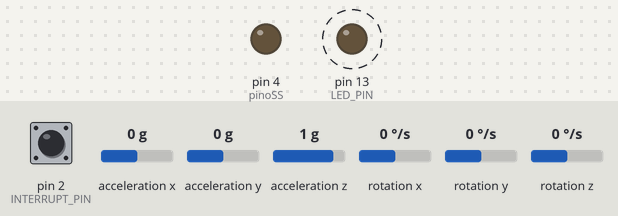
A sketch run on a simulated Arduino Uno, built with avr-gcc and run on an emulated ATmega328P. Shown: output pins drawn as LEDs (lit = HIGH). Dashed ring = blinking. The inputs (shaded band) are chosen by the test bench; at power-on: pin 2 (INTERRUPT_PIN) LOW, acceleration x 0 g, acceleration y 0 g, acceleration z 1 g, rotation x 0 °/s, rotation y 0 °/s, rotation z 0 °/s. Storage starts empty; the sensor or clock chip raises its interrupt line as the real part does; what the sketch prints to the serial monitor is not drawn.

Above: at 0.66 s.
Timing chart, 0 to 3.5 s (numbered marks = the images above):
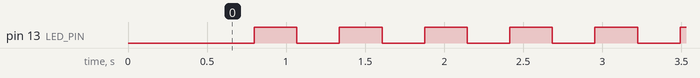

Measured:
- by itself, pin 13 (LED_PIN): alternates HIGH for 0.27 s and LOW for 0.27 s

The sketch:

MPU6050_DMP6_Projeto.ino
```cpp
/*
 *  • 10/01/2021 - Adicionada calibrarão automática e gerador de deslocamento;
    • 02/02/2021 - Sequência de recuperação FIFO alterada para evitar o uso de código de bloqueio (Elimina tempo de envio de dados);
    • 22/02/2021 - Eliminado um loop infinito potencial;
    • 15/03/2021 - adicionada nota sobre o Arduino 1.8.13 + erro de compatibilidade do Arduino Nano
*/

// I2Cdev and MPU6050 must be installed as libraries, or else the .cpp/.h files
// for both classes must be in the include path of your project
#include "I2Cdev.h"
#include "MPU6050_6Axis_MotionApps20.h"
//#include "MPU6050.h" // not necessary if using MotionApps include file

// Arduino Wire library is required if I2Cdev I2CDEV_ARDUINO_WIRE implementation
// is used in I2Cdev.h
#if I2CDEV_IMPLEMENTATION == I2CDEV_ARDUINO_WIRE
    #include "Wire.h"
#endif
#include <SD.h>
#include <SPI.h>

File myFile;

int pinoSS = 4; // Pin 53 para Mega / Pin 10 para UNO
// class default I2C address is 0x68
// specific I2C addresses may be passed as a parameter here
// AD0 low = 0x68 (default for SparkFun breakout and InvenSense evaluation board)
// AD0 high = 0x69
MPU6050 mpu;
//MPU6050 mpu(0x69); // <-- use for AD0 high

// uncomment "OUTPUT_READABLE_QUATERNION" if you want to see the actual
// quaternion components in a [w, x, y, z] format (not best for parsing
// on a remote host such as Processing or something though)
#define OUTPUT_READABLE_QUATERNION


#define INTERRUPT_PIN 2  // use pin 2 on Arduino Uno & most boards
#define LED_PIN 13 // (Arduino is 13, Teensy is 11, Teensy++ is 6)
bool blinkState = false;

// MPU control/status vars
bool dmpReady = false;  // set true if DMP init was successful
uint8_t mpuIntStatus;   // holds actual interrupt status byte from MPU
uint8_t devStatus;      // return status after each device operation (0 = success, !0 = error)
uint16_t packetSize;    // expected DMP packet size (default is 42 bytes)
uint16_t fifoCount;     // count of all bytes currently in FIFO
uint8_t fifoBuffer[64]; // FIFO storage buffer

// orientation/motion vars
Quaternion q;           // [w, x, y, z]         quaternion container
VectorInt16 aa;         // [x, y, z]            accel sensor measurements
VectorInt16 aaReal;     // [x, y, z]            gravity-free accel sensor measurements
VectorInt16 aaWorld;    // [x, y, z]            world-frame accel sensor measurements
VectorFloat gravity;    // [x, y, z]            gravity vector
float euler[3];         // [psi, theta, phi]    Euler angle container
float ypr[3];           // [yaw, pitch, roll]   yaw/pitch/roll container and gravity vector

// packet structure for InvenSense teapot demo
uint8_t teapotPacket[14] = { '$', 0x02, 0,0, 0,0, 0,0, 0,0, 0x00, 0x00, '\r', '\n' };

// ================================================================
// ===               INTERRUPT DETECTION ROUTINE                ===
// ================================================================
float k = 0;
volatile bool mpuInterrupt = false;     // indicates whether MPU interrupt pin has gone high
void dmpDataReady() {
    mpuInterrupt = true;
}
// ================================================================
// ===                      INITIAL SETUP                       ===
// ================================================================

void setup() {
    pinMode(pinoSS, OUTPUT); // Declara pinoSS como saída

    if (SD.begin()) { // Inicializa o SD Card
    Serial.println("SD Card pronto para uso."); // Imprime na tela
    }

    else {
    Serial.println("Falha na inicialização do SD Card.");
    return;
    }

    // join I2C bus (I2Cdev library doesn't do this automatically)
    #if I2CDEV_IMPLEMENTATION == I2CDEV_ARDUINO_WIRE
        Wire.begin();
        Wire.setClock(400000); // 400kHz I2C clock. Comment this line if having compilation difficulties
    #elif I2CDEV_IMPLEMENTATION == I2CDEV_BUILTIN_FASTWIRE
        Fastwire::setup(400, true);
    #endif

    // initialize serial communication
    // (115200 chosen because it is required for Teapot Demo output, but it's
    // really up to you depending on your project)
    Serial.begin(115200);
    while (!Serial); // wait for Leonardo enumeration, others continue immediately

    // NOTE: 8MHz or slower host processors, like the Teensy @ 3.3V or Arduino
    // Pro Mini running at 3.3V, cannot handle this baud rate reliably due to
    // the baud timing being too misaligned with processor ticks. You must use
    // 38400 or slower in these cases, or use some kind of external separate
    // crystal solution for the UART timer.

    // initialize device
    Serial.println(F("Initializing I2C devices..."));
    mpu.initialize();
    pinMode(INTERRUPT_PIN, INPUT);

    // verify connection
    Serial.println(F("Testing device connections..."));
    Serial.println(mpu.testConnection() ? F("MPU6050 connection successful") : F("MPU6050 connection failed"));

    // wait for ready
    /*Serial.println(F("\nSend any character to begin DMP programming and demo: "));
    while (Serial.available() && Serial.read()); // empty buffer
    while (!Serial.available());                 // wait for data
    while (Serial.available() && Serial.read()); // empty buffer again*/

    // load and configure the DMP
    Serial.println(F("Initializing DMP..."));
    devStatus = mpu.dmpInitialize();

    // supply your own gyro offsets here, scaled for min sensitivity
    mpu.setXGyroOffset(220);
    mpu.setYGyroOffset(76);
    mpu.setZGyroOffset(-85);
    mpu.setZAccelOffset(1788); // 1688 factory default for my test chip

    // make sure it worked (returns 0 if so)
    if (devStatus == 0) {
        // Calibration Time: generate offsets and calibrate our MPU6050
        mpu.CalibrateAccel(6);
        mpu.CalibrateGyro(6);
        mpu.PrintActiveOffsets();
        // turn on the DMP, now that it's ready
        Serial.println(F("Enabling DMP..."));
        mpu.setDMPEnabled(true);

        // enable Arduino interrupt detection
        Serial.print(F("Enabling interrupt detection (Arduino external interrupt "));
        Serial.print(digitalPinToInterrupt(INTERRUPT_PIN));
        Serial.println(F(")..."));
        attachInterrupt(digitalPinToInterrupt(INTERRUPT_PIN), dmpDataReady, RISING);
        mpuIntStatus = mpu.getIntStatus();

        // set our DMP Ready flag so the main loop() function knows it's okay to use it
        Serial.println(F("DMP ready! Waiting for first interrupt..."));
        dmpReady = true;

        // get expected DMP packet size for later comparison
        packetSize = mpu.dmpGetFIFOPacketSize();
    } else {
        // ERROR!
        // 1 = initial memory load failed
        // 2 = DMP configuration updates failed
        // (if it's going to break, usually the code will be 1)
        Serial.print(F("DMP Initialization failed (code "));
        Serial.print(devStatus);
        Serial.println(F(")"));
    }

    // configure LED for output
    pinMode(LED_PIN, OUTPUT);

}


// ================================================================
// ===                   Leitura e Gravação dos dados           ===
// ================================================================

void loop() {
    unsigned long currentMillis = millis();
    // if programming failed, don't try to do anything
    if (!dmpReady) return;
    // read a packet from FIFO
    if (mpu.dmpGetCurrentFIFOPacket(fifoBuffer)) { // Get the Latest packet
        #ifdef OUTPUT_READABLE_QUATERNION
            // display o values in easy matrix form: w x y z
            mpu.dmpGetQuaternion(&q, fifoBuffer);
            k = q.x;

            String w = String(k);
            Serial.println(k , BIN);
            myFile = SD.open("usina9.txt", FILE_WRITE); // Cria / Abre arquivo .tx
            if (myFile) { // Se o Arquivo abrir imprime:
              Serial.println("salvando"); // Imprime na tela
             myFile.println(w); // Escreve no Arquivo
             myFile.close(); // Fecha o Arquivo após escrever
             }else{
              Serial.println("erro no cartao");
             }
           /* Serial.print("q\t");
            Serial.print(q.w);
            Serial.print("\t");
            Serial.print(q.x);
            Serial.print("\t");
            Serial.print(q.y);
            Serial.print("\t");
            Serial.print(q.z);
            Serial.print(" S ");
            Serial.println(currentMillis / 1000);
            */
            delay(250);

        #endif


        // blink LED to indicate activity
        blinkState = !blinkState;
        digitalWrite(LED_PIN, blinkState);
    }
}
```
